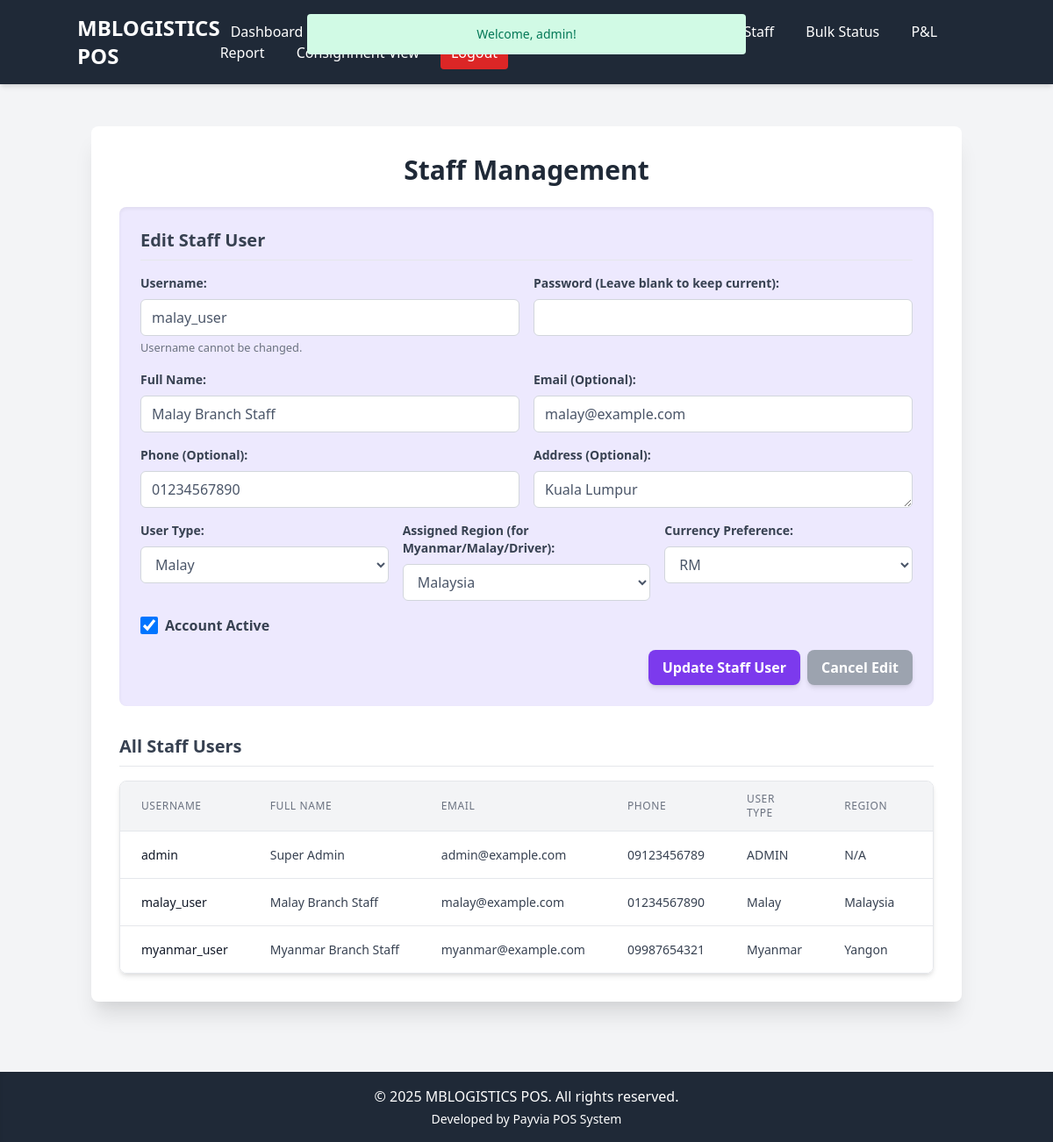
Screenshot of /index.php?page=staff_management&action=edit&id=3 (signed in) with the database file from the repository.
### tables this page shows
CREATE TABLE `users` (
  `id` INT(11) PRIMARY KEY AUTO_INCREMENT,
  `username` VARCHAR(50) NOT NULL UNIQUE,
  `password` VARCHAR(255) NOT NULL,  
  `email` VARCHAR(100) UNIQUE DEFAULT NULL,
  `phone` VARCHAR(20) UNIQUE DEFAULT NULL,
  `full_name` VARCHAR(100) DEFAULT NULL,
  `address` VARCHAR(255) DEFAULT NULL,
  `user_type` ENUM('ADMIN', 'Myanmar', 'Malay', 'Staff', 'Driver') NOT NULL DEFAULT 'Staff',
  `region_id` INT(11) DEFAULT NULL,  
  `currency_preference` VARCHAR(5) DEFAULT 'MMK',  
  `is_active` TINYINT(1) DEFAULT 1,
  `created_at` TIMESTAMP DEFAULT CURRENT_TIMESTAMP,
  `updated_at` TIMESTAMP DEFAULT CURRENT_TIMESTAMP ON UPDATE CURRENT_TIMESTAMP,
  FOREIGN KEY (`region_id`) REFERENCES `regions`(`id`) ON DELETE SET NULL ON UPDATE CASCADE
);

CREATE TABLE `regions` (
  `id` INT(11) PRIMARY KEY AUTO_INCREMENT,
  `region_name` VARCHAR(100) NOT NULL UNIQUE,
  `prefix` VARCHAR(10) NOT NULL UNIQUE,  
  `price_per_kg` DECIMAL(10,2) DEFAULT 0.00,  
  `current_sequence` INT(11) DEFAULT 0  
);

### staff_management.php (the view, shortened to what this page needs)
<?php
global $connection;
$staff_users = [];
$edit_user = null;
$regions = [];
$stmt_regions = mysqli_query($connection, "SELECT id, region_name FROM regions ORDER BY region_name");
if ($stmt_regions) {
    while ($row = mysqli_fetch_assoc($stmt_regions)) {
        $regions[] = $row;
    }
}
$user_types = ['ADMIN', 'Myanmar', 'Malay', 'Staff', 'Driver'];
$currencies = ['MMK', 'RM', 'BAT', 'SGD'];
if (isset($_GET['action']) && $_GET['action'] === 'edit' && isset($_GET['id'])) {
    $user_id_to_edit = intval($_GET['id']);
    $stmt = mysqli_prepare($connection, "SELECT id, username, full_name, email, phone, address, user_type, region_id, currency_preference, is_active FROM users WHERE id = ?");
    if ($stmt) {
        mysqli_stmt_bind_param($stmt, 'i', $user_id_to_edit);
        mysqli_stmt_execute($stmt);
        $result = mysqli_stmt_get_result($stmt);
        $edit_user = mysqli_fetch_assoc($result);
    } else {
        flash_message('error', 'Database error preparing edit query: ' . mysqli_error($connection));
        redirect('index.php?page=staff_management');
    }
}
$query = "SELECT u.id, u.username, u.full_name, u.email, u.phone, u.user_type, u.is_active, r.region_name
          FROM users u
          LEFT JOIN regions r ON u.region_id = r.id
          ORDER BY u.username ASC";
$result = mysqli_query($connection, $query);
if ($result) {
    while ($row = mysqli_fetch_assoc($result)) {
        $staff_users[] = $row;
    }
} else {
    flash_message('error', 'Error fetching staff users: ' . mysqli_error($connection));
}
?>
<div class="bg-white p-8 rounded-lg shadow-xl w-full max-w-6xl mx-auto my-8">
    <h2 class="text-3xl font-bold text-gray-800 mb-6 text-center">Staff Management</h2>
    <div class="bg-purple-100 p-6 rounded-lg shadow-inner mb-8">
        <h3 class="text-xl font-semibold text-gray-700 mb-4 border-b pb-2">
            <?php echo $edit_user ? 'Edit Staff User' : 'Add New Staff User'; ?>
        </h3>
        <form action="index.php?page=staff_management" method="POST">
            <div class="grid grid-cols-1 md:grid-cols-2 gap-4">
                <div class="mb-4">
                    <label for="username" class="block text-gray-700 text-sm font-semibold mb-2">Username:</label>
                    <input type="text" id="username" name="username" class="form-input"
                           value="<?php echo htmlspecialchars($edit_user['username'] ?? ''); ?>" <?php echo $edit_user ? 'readonly' : 'required'; ?>>
                    <?php if ($edit_user): ?><small class="text-gray-500">Username cannot be changed.</small><?php endif; ?>
                </div>
                <div class="mb-4">
                    <label for="password" class="block text-gray-700 text-sm font-semibold mb-2">Password <?php echo $edit_user ? '(Leave blank to keep current)' : ''; ?>:</label>
                    <input type="password" id="password" name="password" class="form-input" <?php echo $edit_user ? '' : 'required'; ?>>
                </div>
            </div>
            <div class="grid grid-cols-1 md:grid-cols-2 gap-4">
                <div class="mb-4">
                    <label for="full_name" class="block text-gray-700 text-sm font-semibold mb-2">Full Name:</label>
                    <input type="text" id="full_name" name="full_name" class="form-input"
                           value="<?php echo htmlspecialchars($edit_user['full_name'] ?? ''); ?>" required>
                </div>
                <div class="mb-4">
                    <label for="email" class="block text-gray-700 text-sm font-semibold mb-2">Email (Optional):</label>
                    <input type="email" id="email" name="email" class="form-input"
                           value="<?php echo htmlspecialchars($edit_user['email'] ?? ''); ?>">
                </div>
            </div>
            <div class="grid grid-cols-1 md:grid-cols-2 gap-4">
                <div class="mb-4">
                    <label for="phone" class="block text-gray-700 text-sm font-semibold mb-2">Phone (Optional):</label>
                    <input type="text" id="phone" name="phone" class="form-input"
                           value="<?php echo htmlspecialchars($edit_user['phone'] ?? ''); ?>">
                </div>
                <div class="mb-4">
                    <label for="address" class="block text-gray-700 text-sm font-semibold mb-2">Address (Optional):</label>
                    <textarea id="address" name="address" rows="1" class="form-input"><?php echo htmlspecialchars($edit_user['address'] ?? ''); ?></textarea>
                </div>
            </div>
            <div class="grid grid-cols-1 md:grid-cols-3 gap-4">
                <div class="mb-4">
                    <label for="user_type_selected" class="block text-gray-700 text-sm font-semibold mb-2">User Type:</label>
                    <select id="user_type_selected" name="user_type_selected" class="form-select" required>
                        <?php foreach ($user_types as $type): ?>
                            <option value="<?php echo htmlspecialchars($type); ?>"
                                <?php echo (isset($edit_user['user_type']) && $edit_user['user_type'] === $type) ? 'selected' : ''; ?>>
                                <?php echo htmlspecialchars($type); ?>
                            </option>
                        <?php endforeach; ?>
                    </select>
                </div>
                <div class="mb-4">
                    <label for="region_id" class="block text-gray-700 text-sm font-semibold mb-2">Assigned Region (for Myanmar/Malay/Driver):</label>
                    <select id="region_id" name="region_id" class="form-select">
                        <?php foreach ($regions as $region): ?>
                            <option value="<?php echo htmlspecialchars($region['id']); ?>"
                                <?php echo (isset($edit_user['region_id']) && $edit_user['region_id'] == $region['id']) ? 'selected' : ''; ?>>
                                <?php echo htmlspecialchars($region['region_name']); ?>
                            </option>
                        <?php endforeach; ?>
                    </select>
                </div>
                <div class="mb-4">
                    <label for="currency_preference" class="block text-gray-700 text-sm font-semibold mb-2">Currency Preference:</label>
                    <select id="currency_preference" name="currency_preference" class="form-select" required>
                        <?php foreach ($currencies as $curr): ?>
                            <option value="<?php echo htmlspecialchars($curr); ?>"
                                <?php echo (isset($edit_user['currency_preference']) && $edit_user['currency_preference'] === $curr) ? 'selected' : ''; ?>>
                                <?php echo htmlspecialchars($curr); ?>
                            </option>
                        <?php endforeach; ?>
                    </select>
                </div>
            </div>
            <div class="mb-4 flex items-center">
                <input type="checkbox" id="is_active" name="is_active" class="form-checkbox h-5 w-5 text-green-600"
                       <?php echo (isset($edit_user['is_active']) && $edit_user['is_active'] == 1) ? 'checked' : ''; ?>>
                <label for="is_active" class="ml-2 text-gray-700 font-semibold">Account Active</label>
            </div>
            <div class="flex justify-end gap-2">
                <button type="submit" class="bg-purple-600 hover:bg-purple-700 text-white font-semibold py-2 px-4 rounded-lg shadow-md transition duration-300">
                    <?php echo $edit_user ? 'Update Staff User' : 'Add Staff User'; ?>
                </button>
                <?php if ($edit_user): ?>
                    <a href="index.php?page=staff_management" class="bg-gray-400 hover:bg-gray-500 text-white font-semibold py-2 px-4 rounded-lg shadow-md transition duration-300">Cancel Edit</a>
                <?php endif; ?>
            </div>
        </form>
    </div>
    <h3 class="text-xl font-semibold text-gray-700 mb-4 border-b pb-2">All Staff Users</h3>
    <?php if (empty($staff_users)): ?>
        <p class="text-center text-gray-600">No staff users found.</p>
    <?php else: ?>
        <div class="overflow-x-auto rounded-lg shadow-md border border-gray-200">
            <table class="min-w-full divide-y divide-gray-200">
                <thead class="bg-gray-100">
                    <tr>
                        <th class="px-6 py-3 text-left text-xs font-medium text-gray-500 uppercase tracking-wider">Username</th>
                        <th class="px-6 py-3 text-left text-xs font-medium text-gray-500 uppercase tracking-wider">Full Name</th>
                        <th class="px-6 py-3 text-left text-xs font-medium text-gray-500 uppercase tracking-wider">Email</th>
                        <th class="px-6 py-3 text-left text-xs font-medium text-gray-500 uppercase tracking-wider">Phone</th>
                        <th class="px-6 py-3 text-left text-xs font-medium text-gray-500 uppercase tracking-wider">User Type</th>
                        <th class="px-6 py-3 text-left text-xs font-medium text-gray-500 uppercase tracking-wider">Region</th>
                        <th class="px-6 py-3 text-left text-xs font-medium text-gray-500 uppercase tracking-wider">Status</th>
                    </tr>
                </thead>
                <tbody class="bg-white divide-y divide-gray-200">
                    <?php foreach ($staff_users as $user): ?>
                        <tr class="hover:bg-gray-50">
                            <td class="px-6 py-4 whitespace-nowrap text-sm font-medium text-gray-900"><?php echo htmlspecialchars($user['username']); ?></td>
                            <td class="px-6 py-4 whitespace-nowrap text-sm text-gray-700"><?php echo htmlspecialchars($user['full_name']); ?></td>
                            <td class="px-6 py-4 whitespace-nowrap text-sm text-gray-700"><?php echo htmlspecialchars($user['email'] ?: 'N/A'); ?></td>
                            <td class="px-6 py-4 whitespace-nowrap text-sm text-gray-700"><?php echo htmlspecialchars($user['phone'] ?: 'N/A'); ?></td>
                            <td class="px-6 py-4 whitespace-nowrap text-sm text-gray-700"><?php echo htmlspecialchars($user['user_type']); ?></td>
                            <td class="px-6 py-4 whitespace-nowrap text-sm text-gray-700"><?php echo htmlspecialchars($user['region_name'] ?: 'N/A'); ?></td>
                            <td class="px-6 py-4 whitespace-nowrap text-sm">
                            </td>
                        </tr>
                    <?php endforeach; ?>
                </tbody>
            </table>
        </div>
    <?php endif; ?>
</div>

### templates/header.php (style rules this page uses)
.form-input, .form-select, textarea { display: block; width: 100%; padding: 0.5rem 0.75rem; border: 1px solid #d2d6dc; border-radius: 0.375rem; background-color: #fff; color: #4a5568; transition: border-color 0.15s ease-in-out, box-shadow 0.15s ease-in-out; }
.bg-gray-400 { background-color: #9ca3af; }

### rows the page displays
users: username "malay_user", full_name "Malay Branch Staff", email "malay@example.com", phone "01234567890", address "Kuala Lumpur", user_type_selected "Malay", region_id "Malaysia", currency_preference "RM", is_active "☑", user_type "Malay", region.region_name "Malaysia"
users: username "admin", full_name "Super Admin", email "admin@example.com", phone "09123456789", user_type "ADMIN", region_name "N/A"
users: username "myanmar_user", full_name "Myanmar Branch Staff", email "myanmar@example.com", phone "09987654321", user_type "Myanmar", region.region_name "Yangon"

### other values shown
APP_NAME "MBLOGISTICS POS"
$flash['message'] "Welcome, admin!"
